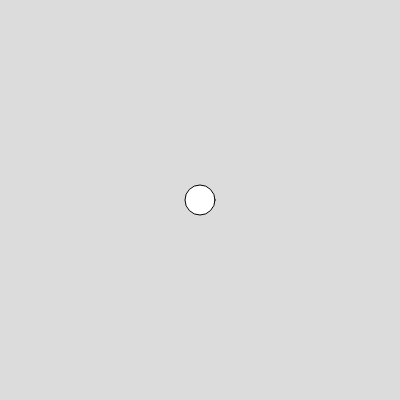
Frame 1 (no input)
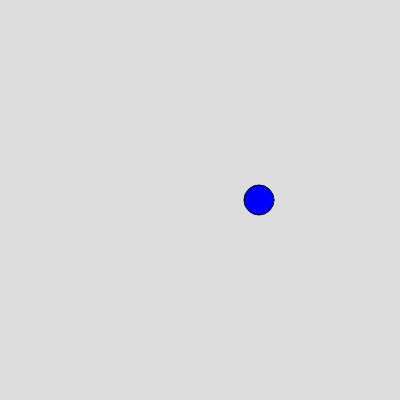
Frame 60 (no input)
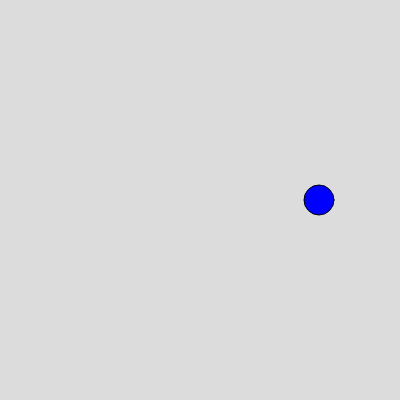
Frame 120 (the mouse pressed at the canvas centre since frame 60)

The p5.js sketch that drew these frames (run headless with seeded random() and noise() and a simulated clock; from frame 60 on, the mouse is pressed at the canvas centre):

// p5.js sketch
// ── sketch.js
var ball = {
  x: 200,
  y: 200,
  r: 30,
  color: ["red", "blue", "green", "brown"],
  speedX: 0,
  speedY: 0
};

function setup() {
  createCanvas(400, 400);
}

function draw() {
  background(220);
  circle (ball.x , ball.y , ball.r)
  fill (ball.color [1])
  ball.speedX = 1
  ball.x = ball.x + ball.speedX
}
